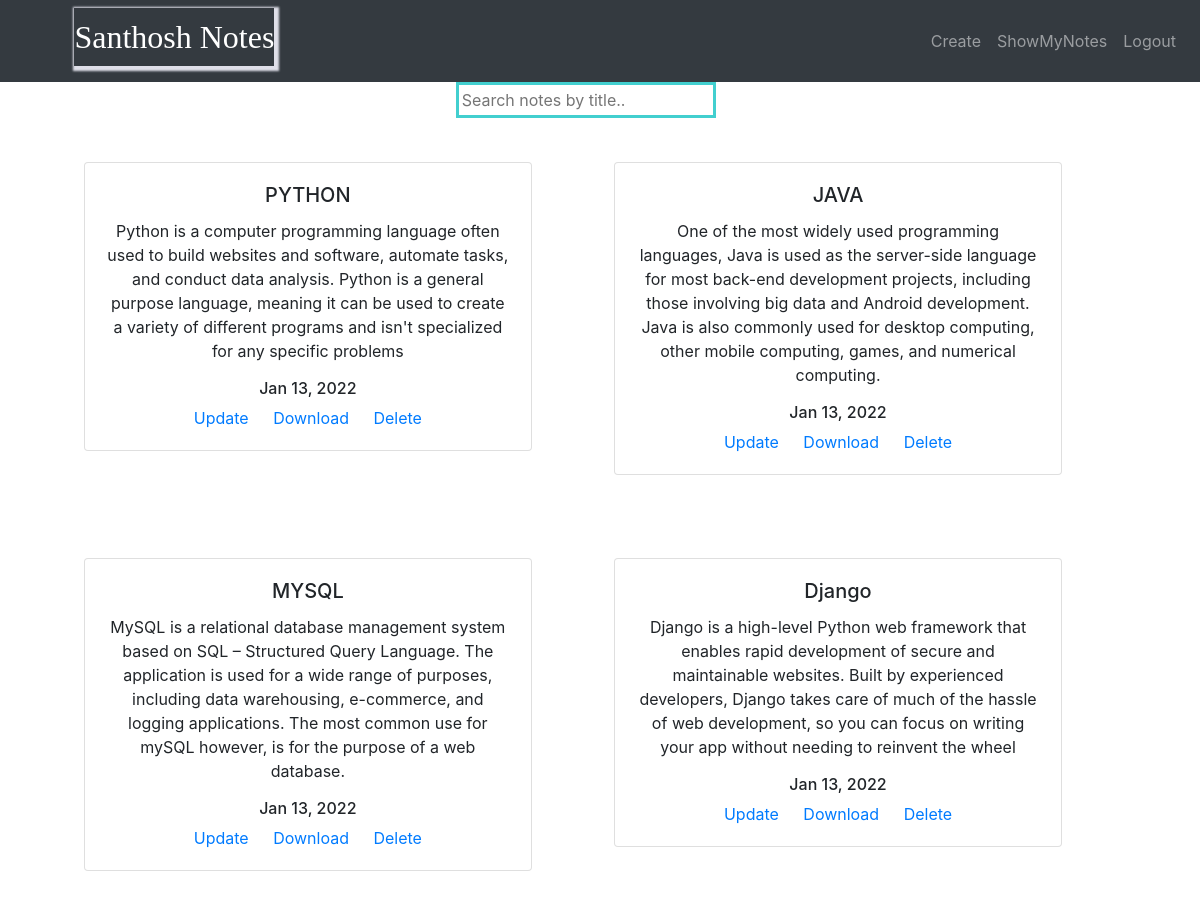
Page /show/ (signed in) on the committed database.
### notes/models.py (models this page shows, shortened)
class content(models.Model):
    user=models.ForeignKey(User,on_delete=CASCADE)
    title=models.CharField(max_length=200)
    description=models.TextField()
    created_at = models.DateTimeField(auto_now_add=True)

### notes/views.py (the view)
# urls.py: path('show/',views.show,name='show'),
@login_required(login_url='log')
def show(request):
    if  request.user.is_authenticated:
        objs=content.objects.filter(user=request.user)
        if objs:
            return render(request,'show.html',{'objs':objs})
        else:
            return render(request,'show.html')
    else:return redirect('log')

### templates/show.html (shortened to what this page needs)
{% extends 'index.html' %}
{%block content%}
<div style="margin-left: 37%" id="searching">
<input type="text" placeholder="Search notes by title.." id="search" style="padding: 3px;border:3px solid rgb(66, 207, 207)">
</div>
{% if objs %}
{%for obj in objs%}
<div class="main" style="margin-top:5px;text-align:center;padding:3.5%;display:inline-block">
<div class="card search" style="width: 28rem;">
    <div class="card-body">
      <h5 class="card-title titles">{{obj.title}}</h5>
      <p class="card-text">{{obj.description}}</p>
      <div>
        <h6>{{obj.created_at|date:"M d, Y" }}</h6>
      </div>
      <a href="{% url 'update' obj.id %}" class="card-link">Update</a>
      <a href="{% url 'download' obj.id %}" class="card-link">Download</a>
      <a href="{% url 'delete' obj.id %}" class="card-link">Delete</a>
    </div>
  </div>
</div>
{%endfor%}
{%else%}
<div style="color:aliceblue;text-align: center;     position: absolute;     top: 45%;     bottom: 50%;  left:24%;   width: 50%;">
<h1 >No notes you have created still!</h1>
<h3><a href="{% url 'create' %}" style="text-decoration:none">create</a></h3>
</div>
{%endif%}
{%endblock%}

### templates/index.html (shortened to what this page needs)
{%load static%}
<!DOCTYPE html>
<html lang="en">
<head>
    <link rel="stylesheet" href="https://stackpath.bootstrapcdn.com/bootstrap/4.1.3/css/bootstrap.min.css">
    <link rel="stylesheet" href="{% static 'styles/index.css' %}">
</head>
<body>
    <nav class="navbar navbar-expand-md bg-dark navbar-dark sticky-top">
        {%if user.is_authenticated%}
        <h1 id="username" class="navbar-brand" style="cursor: pointer"> {{user.username}} Notes</h1>
        {%else%}
        <h1 id="appname" class="navbar-brand" style="cursor: pointer">Notes Taking App</h1>
        {%endif%}
        <div class="collapse navbar-collapse" id="collapsibleNavbar">
          <ul class="navbar-nav  ml-auto">
            {%if user.is_authenticated%}
            <li class="nav-item">
              <a class="nav-link" href="{% url 'create' %}">Create</a>
            </li>
            <li class="nav-item">
              <a class="nav-link" href="{% url 'show' %}">ShowMyNotes</a>
            </li>
            <li class="nav-item">
              <a class="nav-link" href="{% url 'log_out' %}">Logout</a>
            </li>
              {%endif%}
          </ul>
        </div>
      </nav>
      <div class="container">
          {%block content%}
          {%endblock%}
      </div>
</body>
</html>

### static/styles/index.css (style rules this page uses)
body { background-image: url('https://cdn.pixabay.com/photo/2015/10/29/14/38/web-1012467_1280.jpg'); background-attachment: fixed; }
#username { margin-left: 5%; font-size: xx-large; font-family: 'Times New Roman', Times, serif; box-shadow: 2px 2px 2px 3px rgb(223, 223, 233); text-transform: capitalize; }

### rows in the picture
content: title "PYTHON", description "Python is a computer programming language often used to build websites and software, automate tasks, and conduct data analysis. Python is a general purpose language, meaning it can be used to create a variety of different programs and isn't specialized for any specific problems", created_at "Jan 13, 2022"
content: title "JAVA", description "One of the most widely used programming languages, Java is used as the server-side language for most back-end development projects, including those involving big data and Android development. Java is also commonly used for desktop computing, other mobile computing, games, and numerical computing.", created_at "Jan 13, 2022"
content: title "MYSQL", description "MySQL is a relational database management system based on SQL – Structured Query Language. The application is used for a wide range of purposes, including data warehousing, e-commerce, and logging applications. The most common use for mySQL however, is for the purpose of a web database.", created_at "Jan 13, 2022"
content: title "Django", description "Django is a high-level Python web framework that enables rapid development of secure and maintainable websites. Built by experienced developers, Django takes care of much of the hassle of web development, so you can focus on writing your app without needing to reinvent the wheel", created_at "Jan 13, 2022"

### other values in the picture
{{ user.username }} "Santhosh"
